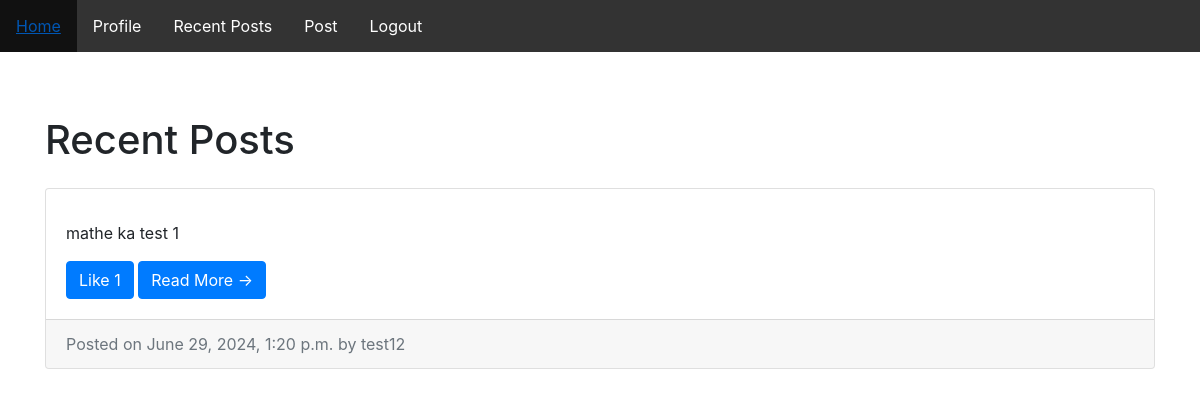
Before: /recent_posts (signed in) with the older database file.
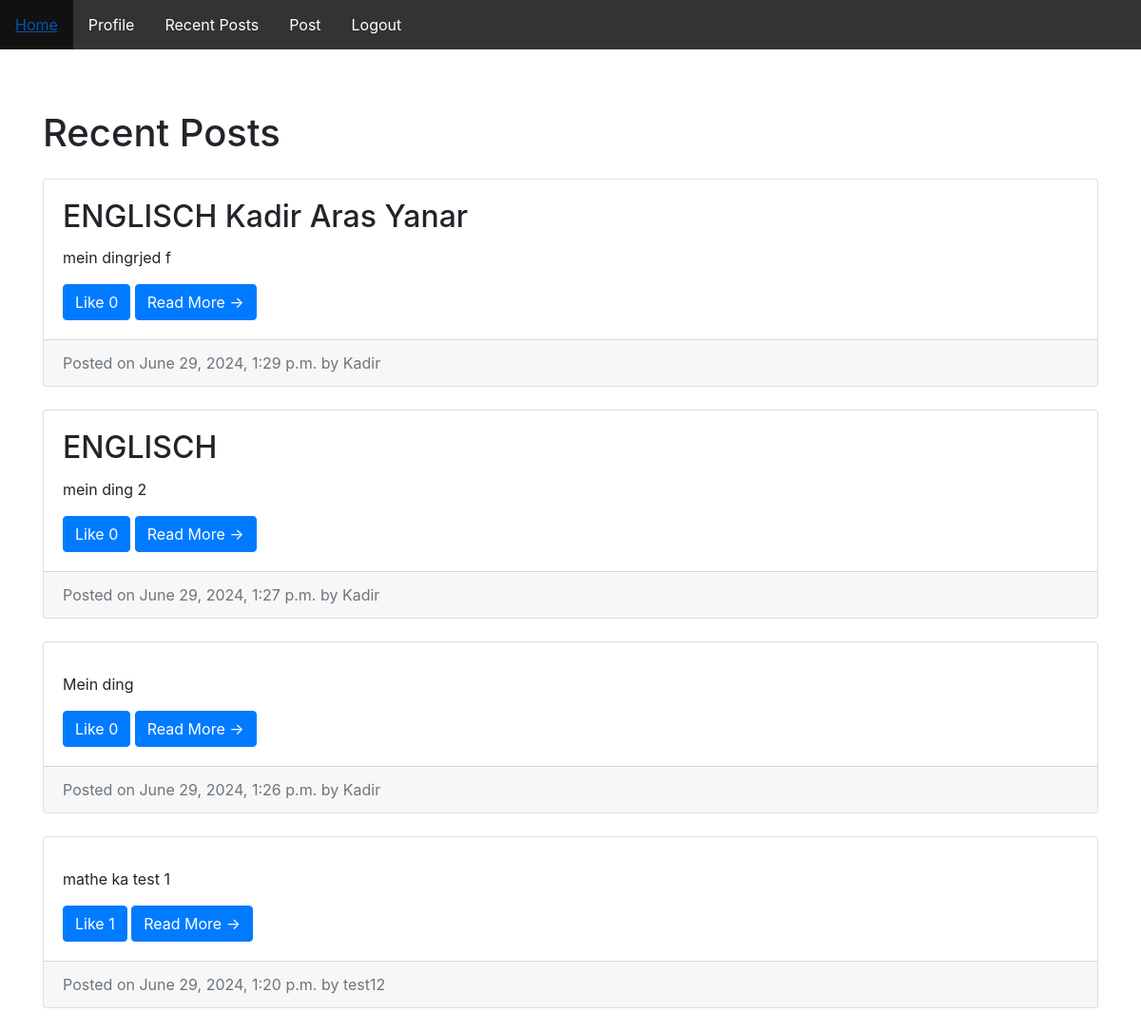
After: the same page with the newer database file.
### main/models.py (models this page shows, shortened)
class Post(models.Model):
    title = models.CharField(max_length=255, default="")
    classtest = models.ForeignKey(ClassTest, on_delete=models.CASCADE, default=None)
    content = models.TextField()
    image = models.ImageField(upload_to='post_images/', blank=True)
    author = models.ForeignKey(CustomUser, on_delete=models.CASCADE)
    date_posted = models.DateTimeField(auto_now_add=True)
    likes = models.ManyToManyField(CustomUser, related_name='likes', blank=True)
    full_name = models.CharField(max_length=255, blank=True)
    def user_has_liked(self, user):
        return self.likes.filter(id=user.id).exists()

class CustomUser(AbstractUser):
    fullname = models.CharField(max_length=100)
    username = models.CharField(max_length=100, unique=True)
    email = models.EmailField(max_length=100)
    school_class = models.CharField(max_length=100)
    account_balance = models.FloatField(default=0.0)
    account_type = models.CharField(max_length=100, default="Student")
    REQUIRED_FIELDS = ['fullname', 'email', 'school_class']
    USERNAME_FIELD = 'username'
    is_anonymous = False
    is_authenticated = True
    is_active = True

### main/views.py (the view)
# urls.py: path("recent_posts", views.recent_posts, name="recent_posts"),
@login_required
def recent_posts(request):
    posts = Post.objects.all().order_by('-date_posted')
    return render(request, 'recent_posts.html', {'posts': posts, 'user': request.user})

### main/templatetags/post_filters.py (called while the page is built)
@register.filter
def user_has_liked(post, user):
    return post.user_has_liked(user)

### main/templates/recent_posts.html (shortened to what this page needs)
{% load post_filters %}
<!DOCTYPE html>
{% include "header.html" %}
<html lang = "en">
<head>
	<link href = "https://stackpath.bootstrapcdn.com/bootstrap/4.5.0/css/bootstrap.min.css" rel = "stylesheet">
</head>
<body>
<div class = "container">
	<h1 class = "my-4">Recent Posts</h1>
{% for post in posts %}
  <div class = "card mb-4">
   <div class = "card-body">
    <h2 class = "card-title">{{ post.title }}</h2>
    <p class = "card-text">{{ post.content|truncatechars:200 }}</p>
    <a href="{% url 'like_post' post.id %}" class="btn btn-primary {% if post|user_has_liked:user %}btn-danger{% endif %}">Like {{ post.likes.count }}</a>
    <a href = "{% url 'post_detail' post.id %}" class = "btn btn-primary">Read More &rarr;</a></div>
   <div class = "card-footer text-muted">
    Posted on {{ post.date_posted }} by {{ post.author.username }}
   </div>
  </div>
{% endfor %}
</div>
</body>
</html>

### main/templates/header.html (shortened to what this page needs)
<header>
    <link href="https://stackpath.bootstrapcdn.com/bootstrap/4.5.0/css/bootstrap.min.css" rel="stylesheet">
    <nav>
        <ul>
	        {% if user.is_authenticated %}
            <li><a href="{% url 'home' %}">Home</a></li>
            <li><a href="{% url 'profile' %}">Profile</a></li>
            <li><a href="{% url 'recent_posts' %}">Recent Posts</a></li>
            <li><a href="{% url 'post' %}">Post</a></li>
	        <li><a href="{% url 'logout' %}">Logout</a></li>
	        {% else %}
            <li><a href="{% url 'login' %}">Login</a></li>
            <li><a href="{% url 'sign_up' %}">Sign Up</a></li>
	        {% endif %}
        </ul>
    </nav>
</header><br>

### main/templates/header.html (style rules this page uses)
body { margin: 0; }
ul { list-style-type: none; margin: 0; padding: 0; overflow: hidden; background-color: #333; }
li { float: left; }
li a { display: block; color: white; text-align: center; padding: 14px 16px; text-decoration: none; }

Changed rows visible on the page:
added Post: title "ENGLISCH Kadir Aras Yanar", content "mein dingrjed f", likes.count "0", date_posted "June 29, 2024, 1:29 p.m.", author.username "Kadir"
added Post: title "ENGLISCH", content "mein ding 2", likes.count "0", date_posted "June 29, 2024, 1:27 p.m.", author.username "Kadir"
added Post: content "Mein ding", likes.count "0", date_posted "June 29, 2024, 1:26 p.m.", author.username "Kadir"
